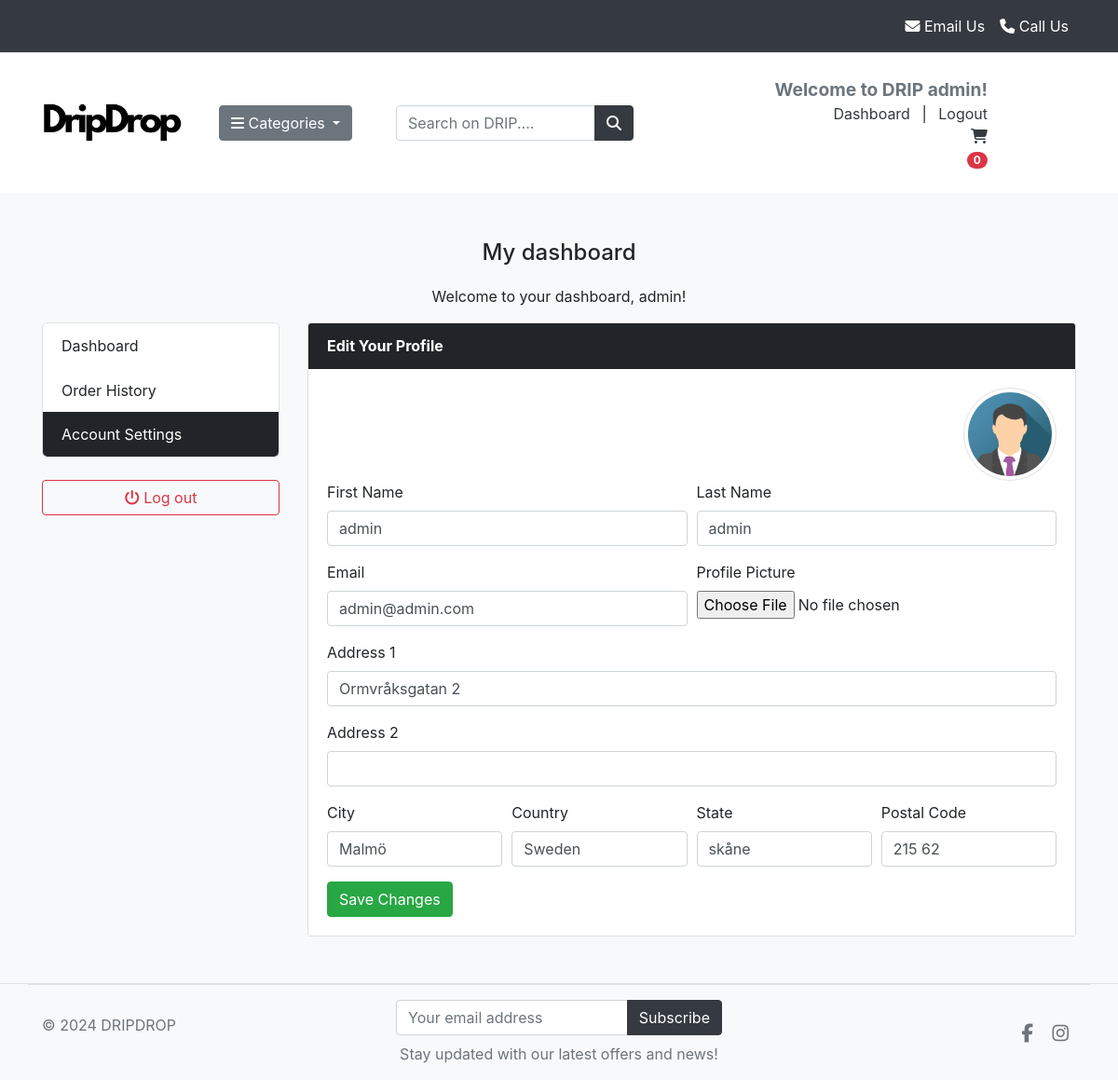
The app's page /users/edit_profile/ (signed in), older data.
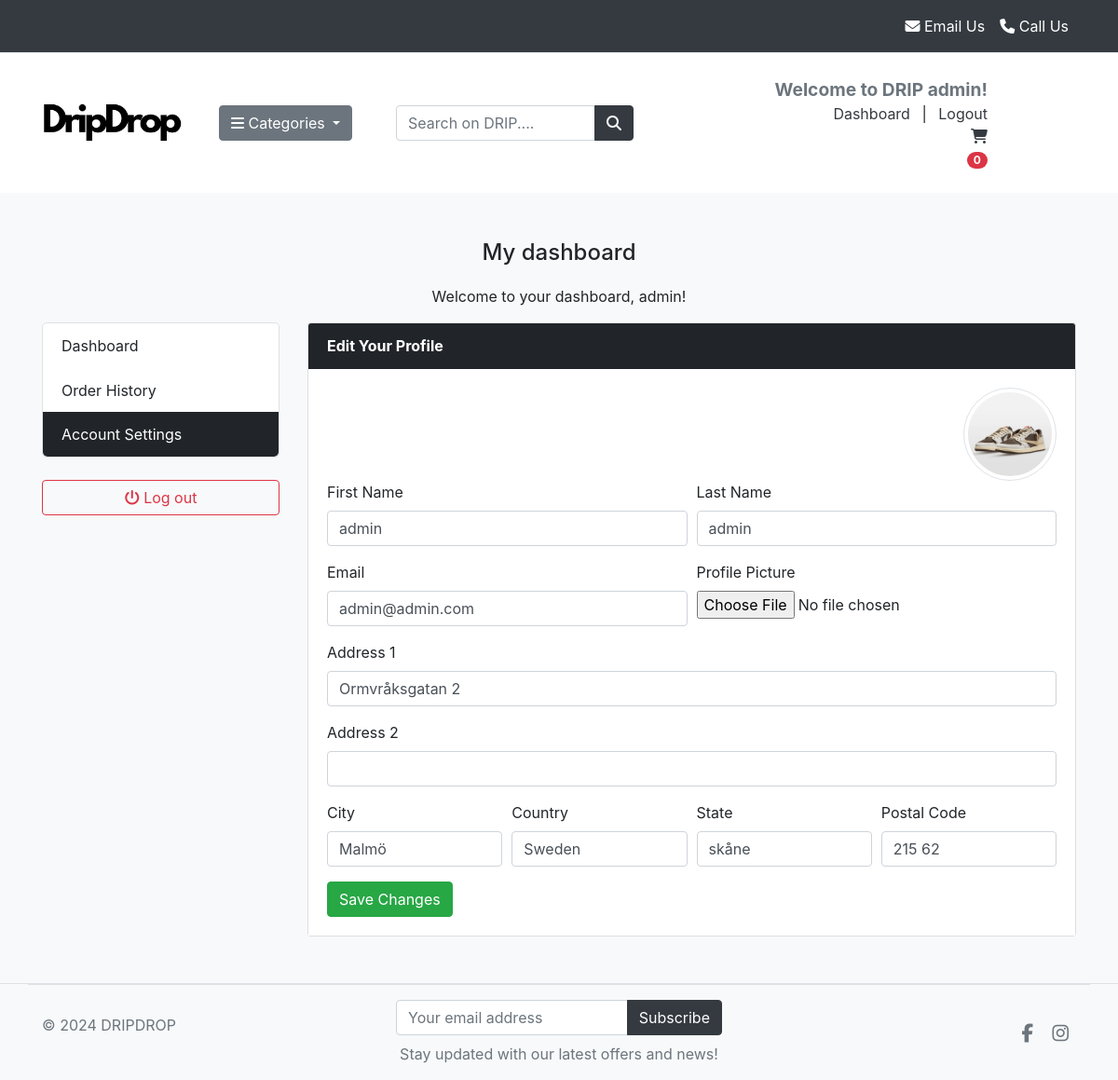
The same page, newer data.
### users/models.py (models this page shows, shortened)
class UserProfile(models.Model):
    user = models.OneToOneField(
        User, on_delete=models.CASCADE, primary_key=True
        )
    profile_picture = models.ImageField(
        upload_to='userprofile/', null=True, blank=True
        )
    address1 = models.CharField(max_length=250, blank=True)
    address2 = models.CharField(max_length=250, blank=True)
    city = models.CharField(max_length=100, blank=True)
    state = models.CharField(max_length=100, blank=True)
    country = models.CharField(max_length=100, blank=True)
    zipcode = models.CharField(max_length=20, blank=True)

### users/views.py (the view)
# urls.py: path('edit_profile/', views.edit_profile, name='edit_profile'),
def edit_profile(request):
    userprofile = get_object_or_404(UserProfile, user=request.user)
    if request.method == 'POST':
        user_form = UserForm(request.POST, instance=request.user)
        profile_form = UserProfileForm(
            request.POST,
            request.FILES,
            instance=userprofile
            )
        if user_form.is_valid() and profile_form.is_valid():
            user_form.save()
            profile_form.save()
            messages.success(request, 'Your profile was successfully updated')
            return redirect('edit_profile')
    else:
        user_form = UserForm(instance=request.user)
        profile_form = UserProfileForm(instance=userprofile)
    context = {
        'user_form': user_form,
        'profile_form': profile_form,
        'userprofile': userprofile,
    }
    return render(request, 'users/edit_profile.html', context)

### users/forms.py
class UserForm(forms.ModelForm):
    class Meta:
        model = User
        fields = ('first_name', 'last_name', 'email')
        widgets = {
            'first_name': forms.TextInput(attrs={'placeholder': 'First Name'}),
            'last_name': forms.TextInput(attrs={'placeholder': 'Last Name'}),
            'email': forms.EmailInput(attrs={'placeholder': 'Email'}),
        }
    def __init__(self, *args, **kwargs):
        super(UserForm, self).__init__(*args, **kwargs)
        for field in self.fields:
            self.fields[field].widget.attrs.update({'class': 'form-control'})

### cart/context_processors.py (called while the page is built)
def counter(request):
    item_count = 0
    if 'admin' in request.path:
        return {}
    else:
        try:
            cart = Cart.objects.filter(cart_id=cart_id(request))
            cart_items = CartItem.objects.all().filter(cart=cart[:1])
            for cart_item in cart_items:
                item_count += cart_item.quantity
        except Cart.DoesNotExist:
            item_count = 0
    return dict(item_count=item_count)

### cart/views.py (called while the page is built)
def cart_id(request):
    cart = request.session.session_key
    if not cart:
        cart = request.session.create()
    return cart

### templates/users/edit_profile.html (shortened to what the changed rows need)
{% extends "base.html" %}
{% load static %}
{% block content %}
<section class="section-content bg">
    <div class="text-center">
        <h1>My dashboard</h1>
    </div>
    <div class="container">
        <div class="row">
            <main class="col-md-9">
                <article class="card">
                    <div class="card-body card-body-custom">
                        <div class="text-right">
                            {% if userprofile.profile_picture %}
                                <img src="{{ userprofile.profile_picture.url }}" alt="Profile Picture" class="img-thumbnail"
                                    width="100" style="border-radius: 50px;">
                            {% else %}
                                <img src="{% static 'images/avatars/img_avatar.png' %}" alt="Profile Picture" class="img-thumbnail" width="100" style="border-radius: 50px;">
                            {% endif %}
                        </div>
                        <div class="row">
                            <div class="col-md-12">
                                <form action="{% url 'edit_profile' %}" method="POST" enctype="multipart/form-data">
                                    <div class="form-row">
                                        <div class="form-group col-md-6">
                                            <label for="last_name">Profile Picture</label>
                                            {{ profile_form.profile_picture }}
                                        </div>
                                    </div>
                                    <div class="form-group">
                                        <label>Address 1</label>
                                        {{ profile_form.address1 }}
                                    </div>
                                    <div class="form-group">
                                        <label>Address 2</label>
                                        {{ profile_form.address2 }}
                                    </div>
                                    <div class="form-row">
                                        <div class="form-group col-md-3">
                                            <label for="city">City</label>
                                            {{ profile_form.city }}
                                        </div>
                                        <div class="form-group col-md-3">
                                            <label for="country">Country</label>
                                            {{ profile_form.country }}
                                        </div>
                                        <div class="form-group col-md-3">
                                            <label for="state">State</label>
                                            {{ profile_form.state }}
                                        </div>
                                        <div class="form-group col-md-3">
                                            <label for="zipcode">Postal Code</label>
                                            {{ profile_form.zipcode }}
                                        </div>
                                    </div>
                                </form>
                            </div>
                        </div>
                    </div>
                </article>
            </main>
        </div>
    </div>
</section>
{% endblock %}

Row changes from the older to the newer data that the page shows:
changed UserProfile "Ormvråksgatan 2": profile_picture: a different picture
